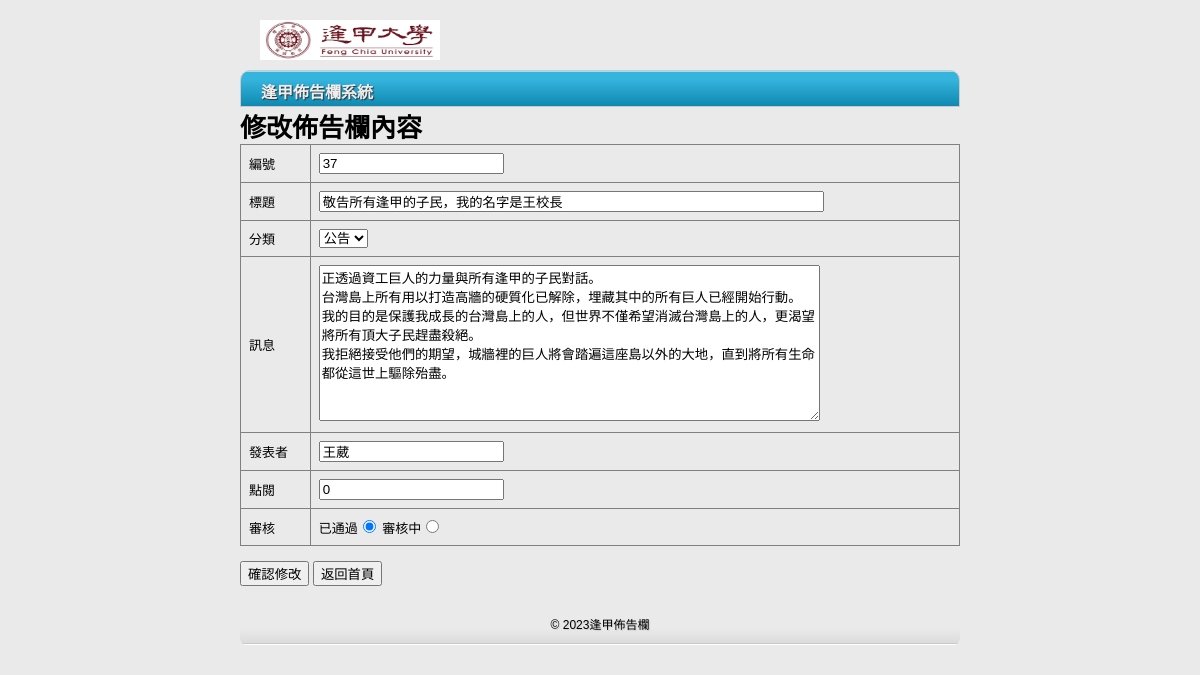
Page /edit2/37/ on the committed database.
### app01/models.py (models this page shows, shortened)
class NewsappNewsunit(models.Model):
    nickname = models.CharField(max_length=20)
    title = models.CharField(max_length=50)
    message = models.TextField()
    pubtime = models.DateTimeField()
    enabled = models.BooleanField()
    press = models.IntegerField()
    catego = models.CharField(max_length=10)
    class Meta:
        managed = False
        db_table = 'newsapp_newsunit'

### app01/views.py (the view)
# urls.py: re_path(r'^edit2/(\w+)/$',edit2),
def edit2(request,id=None):
    if id is not None:
        if request.method=='POST':
            recd = news.objects.get(id=id)
            recd.title = request.POST['title']
            recd.catego = request.POST['catego']
            recd.message = request.POST['message']
            recd.nickname = request.POST['nickname']
            recd.press = request.POST['press']
            yesno = request.POST['enabled']
            if yesno=='yes':
                recd.enabled = True
            else:
                recd.enabled = False
            try:
                recd.save()
                return redirect('/page_admin2/')
            except:
                message01 = '修改資料發生錯誤'
                return render(request,'edit2.html',locals())
        else:
            categos = news.objects.values('catego').distinct()
            items = news.objects.get(id=id)
            id = items.id
            title = items.title
            catego = items.catego
            message = items.message
            nickname = items.nickname
            press = items.press
            enabled = items.enabled
            return render(request,'edit2.html',locals())
    elif id is None:
        message01 = '沒有給定要顯示的id'
        return render(request,'edit2.html',locals())

### templates/edit2.html (shortened to what this page needs)
{% extends 'base.html' %}
{% block content %}
    <h1>修改佈告欄內容</h1>
    <form name='myform' action="" method="POST">
        <table width='100%' border='1' cellsapcing='0' cellpadding='0' >
                <tr>
                    <td>編號</td><td><input type="text" name='id' readonly value="{{id}}"></td>
                </tr>
                <tr>
                    <td>標題</td><td><input type="text" name='title' value="{{title}}" size='60'></td>
                </tr>
                <tr>
                    <td>分類</td><td>
                        <select name="catego">
                            {% for item in categos %}
                                {% if item.catego == catego %}
                                    <option selected='selected'>{{item.catego}}</option>
                                {% else %}
                                    <option>{{item.catego}}</option>
                                {% endif %}
                            {% endfor %}
                        </select>
                    </td>
                </tr>
                <tr>
                    <td>訊息</td><td><textarea type="text" name='message'  cols="60" rows="10">{{message}}</textarea></td>
                </tr>
                <tr>
                    <td>發表者</td><td><input type="text" name='nickname' value="{{nickname}}"></td>
                </tr>
                <tr>
                    <td>點閱</td><td><input type="text" name='press' value="{{press}}"></td>
                </tr>
                <tr>
                    <td>審核</td><td>
                            {% if enabled == True %}
                                已通過<input type='radio' name=enabled checked='checked' value='yes' id='enable_yes'>
                                審核中<input type='radio' name=enabled id='enable_no' value="no">
                            {% else %}
                                已通過<input type='radio' name=enabled id='enable_yes' value="yes">
                                審核中<input type='radio' name=enabled checked='checked' id='enable_no' value="no">
                            {% endif %}
                        </td>
                </tr>
        </table>
        <input type="submit" name='bnt1' value="確認修改">
        <input type="button" name='bnt2' value="返回首頁" onclick="window.location='/page_admin2/'">
    </form>
{% endblock %}

### static/css/style.css (style rules this page uses)
html, body { height: 100%; }
body { height: 100%; font-family: Arial, Helvetica, sans-serif; font-size: 13px; margin: 0; padding: 0; background:#eaeaea }
h1, h2, h3, h4, h5 { padding: 0; margin: 0; }
table { border-collapse: collapse; }
th,td { padding: 8px; }

### rows in the picture
NewsappNewsunit: title "敬告所有逢甲的子民，我的名字是王校長", catego "公告", message "正透過資工巨人的力量與所有逢甲的子民對話。 台灣島上所有用以打造高牆的硬質化已解除，埋藏其中的所有巨人已經開始行動。 我的目的是保護我成長的台灣島上的人，但世界不僅希望消滅台灣島上的人，更渴望將所有頂大子民趕盡殺絕。 我拒絕接受他們的期望，城牆裡的巨人將會踏遍這座島以外的大地，直到將所有生命都從這世上驅除殆盡。", nickname "王葳"
